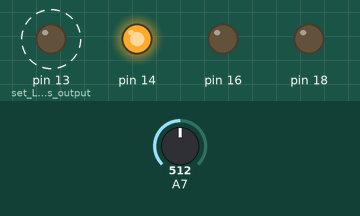
Simulated run of this sketch. Board: Arduino Mega 2560, built with avr-gcc and run on an emulated ATmega2560. On the bench: output pins drawn as LEDs (lit = HIGH). Dashed ring = blinking. The test bench sets the inputs (shaded band); at power-on: A7 = 512. What the sketch prints to the serial monitor is not drawn.

Above: at 0.2 s.
Timing chart, 0 to 3.0 s (numbered marks = the images above):
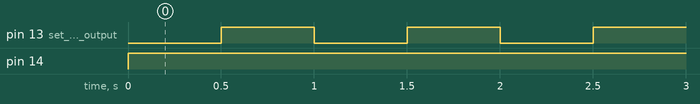

Measured:
- by itself, pin 13 (set_LED_pin_as_output): alternates HIGH for 0.50 s and LOW for 0.50 s
- by itself, pin 14: LOW → HIGH at 0.00 s

The sketch:

Sensor_Controller.ino
```cpp
void setup() {
  // put your setup code here, to run once:

  Serial.begin(9600);
  //Serial1.begin(9600);
  pinMode(LED_BUILTIN, OUTPUT);      // set LED pin as output
  pinMode(14,OUTPUT);
  pinMode(16,OUTPUT);
  pinMode(18,OUTPUT);
  digitalWrite(LED_BUILTIN, LOW);    // switch off LED pin1
  digitalWrite(14, LOW); //status
  digitalWrite(16, LOW); //alarm
  digitalWrite(18, LOW); //yellow
}

void loop() {
  // put your main code here, to run repeatedly:
  // char receivedData
  char receivedData;
  digitalWrite(14, HIGH); //status

  while (1)//Serial1.available()>0
  {
    //int inByte = Serial1.read();

    digitalWrite(LED_BUILTIN, HIGH);

    int Message_In = Serial1.read();
    if(Message_In == "A"){
      digitalWrite(16, HIGH);
      delay(200);
    }
    //Serial1.print(inByte);
    int Tem_value = analogRead(A7);

    //float voltage = sensorValue * (5.0 / 1023.0);
    Serial.println(Tem_value);
    Serial1.println("123");
    Serial.println("123");
    if(Tem_value>700){
      //digitalWrite(16, HIGH);
      delay(500);
    }
    digitalWrite(LED_BUILTIN, LOW);
    delay(500);
    digitalWrite(LED_BUILTIN, HIGH);
    digitalWrite(16, LOW);
    delay(500);
 //   digitalWrite(LED_BUILTIN, LOW);

    //delay(1000);

  }
}

/*
 *
 *     int Water_Value = analogRead(A6);
    if(Water_Value<700){
      Serial1.println(Water_Value);
      delay(200);
    }

*/
```
